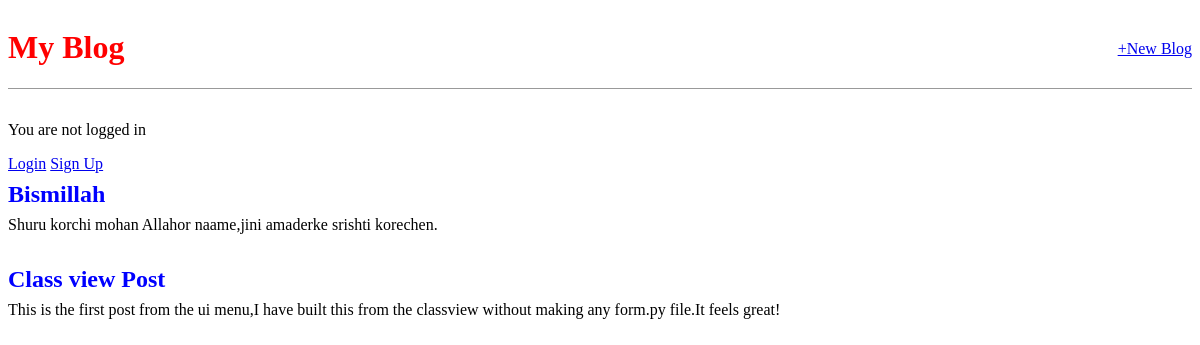
The page / on the database its author committed.
### blog/models.py (models this page shows, shortened)
class Post(models.Model):
    title = models.CharField(max_length=200)
    author = models.ForeignKey('auth.user',on_delete=models.CASCADE)
    body = models.TextField()

### blog/views.py (the view)
# urls.py: path("",BlogListView.as_view(),name='home'),
class BlogListView(ListView):
    model = Post
    template_name = 'home.html'

### templates/home.html
{% extends "base.html" %}
{% block content %}
{% for post in post_list %}
    <div class="post-entry">
        <h2><a href='{% url "post_detail" post.pk %}'>{{post.title}}</a></h2>
        <p>{{post.body}}</p>
    </div>
{% endfor %}
{% endblock  %}

### static/css/base.css (style rules this page uses)
.post-entry { margin-bottom: 2rem; }
.post-entry h2 { margin: 0.5rem 0; }
.post-entry h2 a, .post-entry h2 a:visited { color: blue; text-decoration: none; }
.post-entry p { margin: 0; font-weight: 400; }

### rows shown on the page
Post: title "Bismillah", body "Shuru korchi mohan Allahor naame,jini amaderke srishti korechen."
Post: title "Class view Post", body "This is the first post from the ui menu,I have built this from the classview without making any form.py file.It feels great!"
